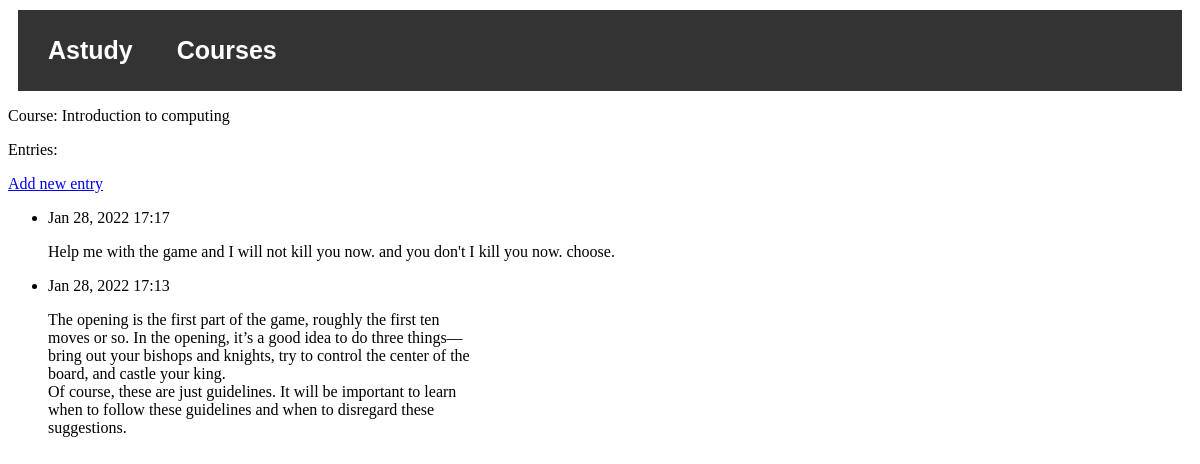
The page /courses/1/ on the database its author committed.
### courses/models.py (models this page shows, shortened)
class Course(models.Model):
    instructor = models.ForeignKey(
        settings.AUTH_USER_MODEL,
        on_delete=models.CASCADE,
        null=True
    )
    course_name = models.CharField(max_length=200)
    course_description = models.CharField(max_length=200)
    course_created_datetime = models.DateTimeField(auto_now_add=True)
    def __str__(self):
        return self.course_name

class Entry(models.Model):
    course_name = models.ForeignKey(Course, on_delete=models.CASCADE)
    text = models.TextField()
    date_added = models.DateTimeField(auto_now_add=True)
    class Meta:
        verbose_name_plural = 'entries'

### courses/views.py (the view)
# urls.py: path('courses/<int:course_id>/', views.course, name='course'),
def course(request, course_id):
    course = Course.objects.get(id=course_id)
    entries = course.entry_set.order_by('-date_added')
    context = {'course': course, 'entries': entries}
    return render(request, 'courses/course.html', context)

### courses/templates/courses/course.html
{% extends 'courses/base.html' %} {% block content %}
<p>Course: {{ course }}</p>
<p>Entries:</p>
<p>
  <a href="{% url 'courses:new_entry' course.id %}">Add new entry</a>
</p>
<ul>
  {% for entry in entries %}
  <li>
    <p>{{ entry.date_added|date:'M d, Y H:i' }}</p>
    <p>{{ entry.text|linebreaks }}</p>
  </li>
  {% empty %}
  <li>There are no entries for this topic yet.</li>
  {% endfor %}
</ul>
{% endblock content %}

### rows shown on the page
Course: course_name "Introduction to computing"
Entry: date_added "Jan 28, 2022 17:17", text "Help me with the game and I will not kill you now. and you don't I kill you now. choose."
Entry: date_added "Jan 28, 2022 17:13", text "The opening is the first part of the game, roughly the first ten moves or so. In the opening, it’s a good idea to do three things— bring out your bishops and knights, try to control the center of the board, and castle your king. Of course, these are just guidelines. It will be important to learn when to follow these guidelines and when to disregard these suggestions."
